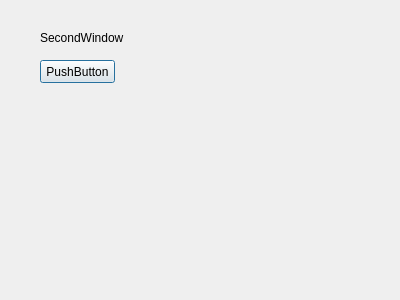
<?xml version="1.0" encoding="UTF-8"?>
<ui version="4.0">
 <class>Dialog</class>
 <widget class="QDialog" name="Dialog">
  <property name="geometry">
   <rect>
    <x>0</x>
    <y>0</y>
    <width>400</width>
    <height>300</height>
   </rect>
  </property>
  <property name="windowTitle">
   <string>Dialog</string>
  </property>
  <widget class="QLabel" name="label">
   <property name="geometry">
    <rect>
     <x>40</x>
     <y>30</y>
     <width>91</width>
     <height>16</height>
    </rect>
   </property>
   <property name="text">
    <string>SecondWindow</string>
   </property>
  </widget>
  <widget class="QPushButton" name="btnToMain">
   <property name="geometry">
    <rect>
     <x>40</x>
     <y>60</y>
     <width>75</width>
     <height>23</height>
    </rect>
   </property>
   <property name="text">
    <string>PushButton</string>
   </property>
  </widget>
 </widget>
 <resources/>
 <connections>
  <connection>
   <sender>btnToMain</sender>
   <signal>clicked()</signal>
   <receiver>Dialog</receiver>
   <slot>btn_to_main()</slot>
   <hints>
    <hint type="sourcelabel">
     <x>86</x>
     <y>73</y>
    </hint>
    <hint type="destinationlabel">
     <x>84</x>
     <y>112</y>
    </hint>
   </hints>
  </connection>
 </connections>
 <slots>
  <slot>btn_to_main()</slot>
 </slots>
</ui>
